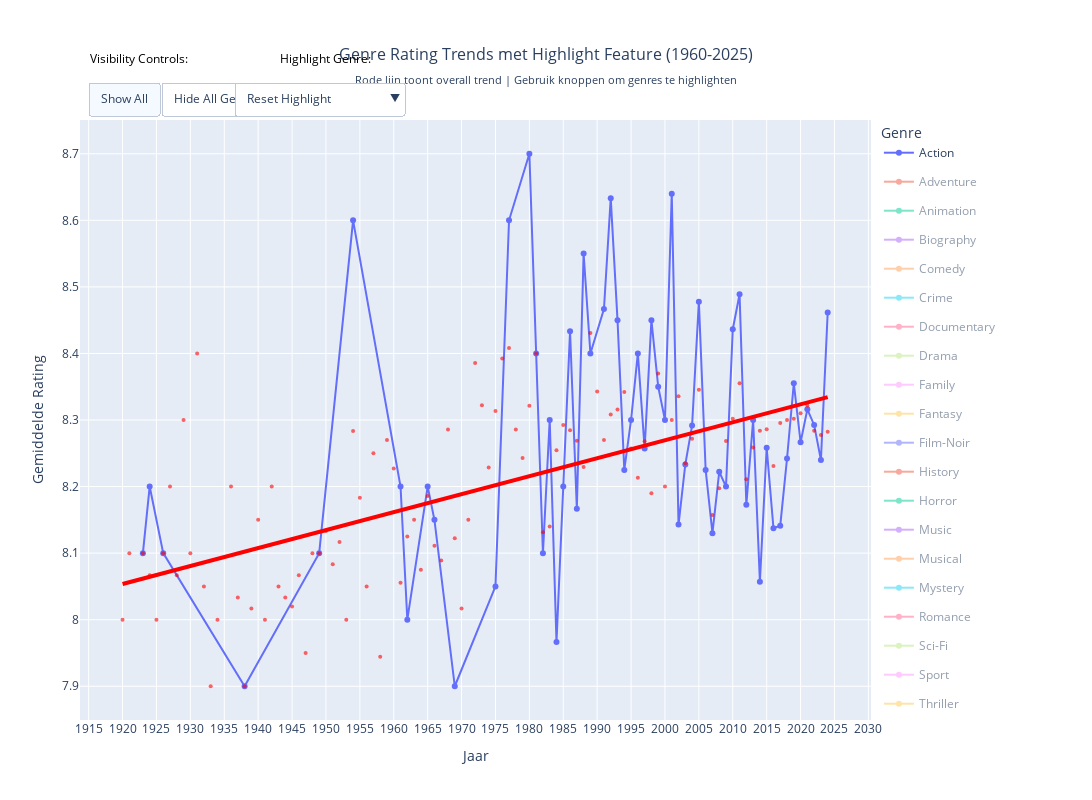

The cell this chart's notebook holds for it:
### Markdown cell above
**Technologische innovaties hervormt genres**

De grafiek “Genre Rating Trends met Highlight Feature (1960–2025)” maakt deze verschuiving helder zichtbaar. Klassieke genres, zoals films-noir, ooit bekend om zijn donkere thematiek en zwart wit beeld, verdwenen na 1958. Door veranderende smaken en technologische vooruitgang. 

Vanaf de jaren 60 zien we in de grafiek de opkomst van animatie, een genre dat  vanaf de jaren 90 structureel boven het algemene gemiddelde scoorde qua waardering, vooral het genre animatie. Dit is geen toeval: de komst van CGI (Computer Generated Imagery), motion capture en 3D-rendering maakte het mogelijk om verhalen te vertellen die voorheen technisch onmogelijk waren (Cook, 2004).

### Code cell
import pandas as pd
import plotly.express as px
import plotly.graph_objects as go
from plotly.subplots import make_subplots
import numpy as np
from scipy import stats
from collections import Counter

# Laad de gecombineerde dataset
try:
    df = pd.read_csv('data/combined_stats_by_genre_year.csv')
    # Laad ook de overall yearly data voor de regressielijn
    df_yearly = pd.read_csv('data/combined_stats_by_year.csv')
    
    # Gegevens opschonen - START EERDER!
    df_clean = df.dropna(subset=['releaseYear', 'mean_rating', 'genre'])
    df_clean = df_clean[(df_clean['releaseYear'] >= 1920) & (df_clean['releaseYear'] <= 2024)] 
    df_clean = df_clean[(df_clean['mean_rating'] >= 0) & (df_clean['mean_rating'] <= 10)]
    
    # Extraheer individuele genres en maak aparte rijen
    genre_rows = []
    for _, row in df_clean.iterrows():
        genres_str = str(row['genre'])
        individual_genres = [g.strip() for g in genres_str.split(',')]
        
        for genre in individual_genres:
            if genre and genre != 'nan':
                genre_rows.append({
                    'releaseYear': row['releaseYear'],
                    'mean_rating': row['mean_rating'],
                    'genre': genre,
                    'unique_titles_count': row['unique_titles_count']
                })
    
    genre_df = pd.DataFrame(genre_rows)
    
    # Selecteer genres met voldoende data
    genre_counts = Counter(genre_df['genre'])
    top_genres = [genre for genre, count in genre_counts.items() if count >= 15]
    top_genres = sorted(top_genres)
    
    # Filter op topgenres
    top_genre_df = genre_df[genre_df['genre'].isin(top_genres)]
    
    # Groepeer per genre en jaar
    trend_data = top_genre_df.groupby(['genre', 'releaseYear']).agg({
        'mean_rating': 'mean',
        'unique_titles_count': 'sum'
    }).reset_index()
    
    # Bereken OVERALL regressielijn voor alle genres samen
    # Filter yearly data op dezelfde periode
    df_yearly_clean = df_yearly.dropna(subset=['releaseYear', 'mean_rating'])
    df_yearly_clean = df_yearly_clean[(df_yearly_clean['releaseYear'] >= 1920) & (df_yearly_clean['releaseYear'] <= 2024)]
    df_yearly_clean = df_yearly_clean[(df_yearly_clean['mean_rating'] >= 0) & (df_yearly_clean['mean_rating'] <= 10)]
    
    # Linear regression voor overall trend
    x_overall = df_yearly_clean['releaseYear'].values
    y_overall = df_yearly_clean['mean_rating'].values
    
    slope_overall, intercept_overall, r_value_overall, p_value_overall, std_err_overall = stats.linregress(x_overall, y_overall)
    
    # Maak overall regressielijn
    x_reg_overall = np.array([x_overall.min(), x_overall.max()])
    y_reg_overall = slope_overall * x_reg_overall + intercept_overall
    
    # Overall statistieken
    overall_stats = {
        'slope': slope_overall,
        'r_squared': r_value_overall**2,
        'p_value': p_value_overall,
        'trend': 'Stijgend' if slope_overall > 0 else 'Dalend',
        'significance': 'Significant' if p_value_overall < 0.05 else 'Niet significant'
    }
    
    # Maak de grafiek
    fig = go.Figure()
    
    # Voeg datapunten toe voor elk genre
    for genre in top_genres:
        genre_data = trend_data[trend_data['genre'] == genre]
        
        # Scatter plot met werkelijke data
        fig.add_trace(go.Scatter(
            x=genre_data['releaseYear'],
            y=genre_data['mean_rating'],
            mode='markers+lines',
            name=genre,
            line=dict(width=2),
            marker=dict(size=6),
            visible='legendonly' if genre != top_genres[0] else True,
            legendgroup=genre,
            showlegend=True
        ))
    
    # Voeg de OVERALL regressielijn toe (voor alle genres samen)
    fig.add_trace(go.Scatter(
        x=x_reg_overall,
        y=y_reg_overall,
        mode='lines',
        name='Overall Trend (Alle Genres)',
        line=dict(width=4, dash='solid', color='red'),
        visible=True,
        showlegend=True,
        hovertemplate='<b>Overall Trend</b><br>Jaar: %{x}<br>Gemiddelde Rating: %{y:.2f}<extra></extra>'
    ))
    
    # Voeg ook de werkelijke yearly data toe als referentie
    fig.add_trace(go.Scatter(
        x=df_yearly_clean['releaseYear'],
        y=df_yearly_clean['mean_rating'],
        mode='markers',
        name='Werkelijke Jaargemiddelden',
        marker=dict(size=4, color='red', opacity=0.6),
        visible=True,
        showlegend=True,
        hovertemplate='<b>Werkelijk Jaargemiddelde</b><br>Jaar: %{x}<br>Gemiddelde Rating: %{y:.2f}<extra></extra>'
    ))
    
    # Create highlight buttons for each genre
    highlight_buttons = []
    
    # Reset button (no highlight)
    visibility_reset = []
    line_widths_reset = []
    marker_sizes_reset = []
    
    for i, genre in enumerate(top_genres):
        visibility_reset.append('legendonly' if genre != top_genres[0] else True)
        line_widths_reset.append(2)  # Normal width
        marker_sizes_reset.append(6)  # Normal size
    
    # Add visibility for non-genre traces (overall trend and yearly data)
    visibility_reset.extend([True, True])
    line_widths_reset.extend([4, None])  # Overall trend keeps its width, yearly data has no line
    marker_sizes_reset.extend([None, 4])  # Overall trend has no markers, yearly data keeps its size
    
    highlight_buttons.append(dict(
        args=[{
            "visible": visibility_reset,
            "line.width": line_widths_reset,
            "marker.size": marker_sizes_reset
        }],
        label="Reset Highlight",
        method="restyle"
    ))
    
    # Create highlight button for each genre
    for highlight_genre in top_genres:
        visibility_highlight = []
        line_widths_highlight = []
        marker_sizes_highlight = []
        
        for i, genre in enumerate(top_genres):
            if genre == highlight_genre:
                visibility_highlight.append(True)  # Always show highlighted genre
                line_widths_highlight.append(1.5)  # Thicker line for highlighted genre
                marker_sizes_highlight.append(10)  # Larger markers for highlighted genre
            else:
                visibility_highlight.append('legendonly')  # Hide other genres
                line_widths_highlight.append(1)  # Thinner lines for non-highlighted
                marker_sizes_highlight.append(4)  # Smaller markers for non-highlighted
        
        # Add visibility for non-genre traces (overall trend and yearly data)
        visibility_highlight.extend([True, True])
        line_widths_highlight.extend([2, None])  # Make overall trend thinner when highlighting
        marker_sizes_highlight.extend([None, 3])  # Make yearly data markers smaller
        
        highlight_buttons.append(dict(
            args=[{
                "visible": visibility_highlight,
                "line.width": line_widths_highlight,
                "marker.size": marker_sizes_highlight
            }],
            label=f"Highlight {highlight_genre}",
            method="restyle"
        ))
    
    # Update layout with enhanced button menu
    fig.update_layout(
        title='Genre Rating Trends met Highlight Feature (1960-2025)<br><sub>Rode lijn toont overall trend | Gebruik knoppen om genres te highlighten</sub>',
        width=1400,
        height=800,
        title_font_size=16,
        title_x=0.5,
        xaxis_title="Jaar",
        yaxis_title="Gemiddelde Rating",
        legend_title="Genre",
        hovermode='closest',
        xaxis=dict(dtick=5),
        legend=dict(
            orientation="v",
            yanchor="top",
            y=1,
            xanchor="left",
            x=1.01
        ),
        margin=dict(r=200, t=120),  # Extra top margin for buttons
        # Enhanced button menu
        updatemenus=[
            # Visibility control buttons
            dict(
                type="buttons",
                direction="left",
                buttons=list([
                    dict(
                        args=[{"visible": [True] * len(fig.data)}],
                        label="Show All",
                        method="restyle"
                    ),
                    dict(
                        args=[{"visible": ['legendonly'] * len(top_genres) + [True, True]}],  # Keep overall trend visible
                        label="Hide All Genres",
                        method="restyle"
                    )
                ]),
                pad={"r": 10, "t": 10},
                showactive=True,
                x=0.01,
                xanchor="left",
                y=1.08,
                yanchor="top"
            ),
            # Highlight control buttons
            dict(
                type="dropdown",
                direction="down",
                buttons=highlight_buttons,
                pad={"r": 10, "t": 10},
                showactive=True,
                x=0.195,
                xanchor="left",
                y=1.08,
                yanchor="top"
            )
        ],
        annotations=[
            dict(
                text="Visibility Controls:",
                x=0.01, y=1.12,
                xref="paper", yref="paper",
                showarrow=False,
                font=dict(size=12, color="black")
            ),
            dict(
                text="Highlight Genre:",
                x=0.25, y=1.12,
                xref="paper", yref="paper",
                showarrow=False,
                font=dict(size=12, color="black")
            )
        ]
    )
    
    # Toon de grafiek
    fig.show()

except FileNotFoundError:
    pass
except Exception as e:
    pass
